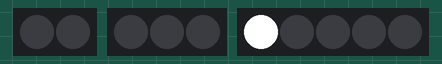
The sketch below on a simulated Arduino Uno, built with avr-gcc and run on an emulated ATmega328P. Shown: 2 RGB LEDs in strip order, left to right, 3 RGB LEDs in strip order, left to right, 5 RGB LEDs in strip order, left to right.

Above: at 2.11 s.
At 2.51 s:
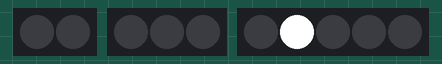
At 2.91 s:
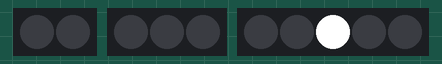
At 3.31 s:
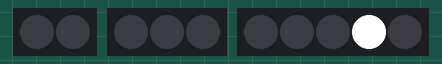
At 3.71 s:
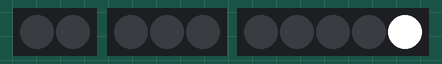
Timing chart, 0 to 40.0 s (numbered marks = the images above):
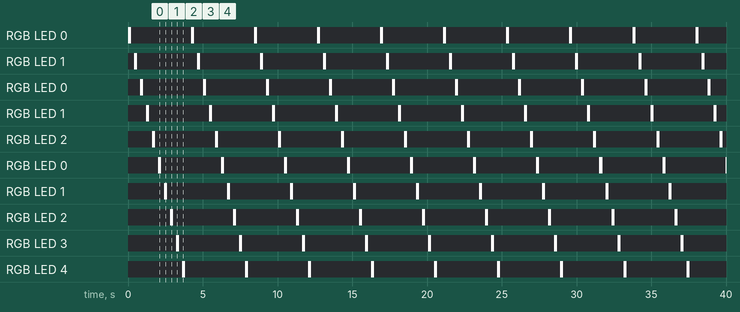

Measured:
- by itself, RGB LED 0, RGB LED 1, RGB LED 0–2, RGB LED 0–4: alternates RGB(255, 255, 255) for 0.20 s and off for 4.0 s
- by itself, everything shown: repeats every 4.2 s, in 20 steps

The sketch:

sleeping-dragon-test.ino
```cpp
#include <FastLED.h>

// first strand
#define NUM_LEDS_1 2
#define DATA_PIN_1 10
// second strand
#define NUM_LEDS_2 3
#define DATA_PIN_2 11
// third strand
#define NUM_LEDS_3 5
#define DATA_PIN_3 12

#define DELAY_VALUE 200

CRGB leds1[NUM_LEDS_1];
CRGB leds2[NUM_LEDS_2];
CRGB leds3[NUM_LEDS_3];

void setup() {
  FastLED.addLeds<NEOPIXEL, DATA_PIN_1>(leds1, NUM_LEDS_1);
  FastLED.addLeds<NEOPIXEL, DATA_PIN_2>(leds2, NUM_LEDS_2);
  FastLED.addLeds<NEOPIXEL, DATA_PIN_3>(leds3, NUM_LEDS_3);
}

void loop() {
  FastLED.clear();  // clear all pixel data
  exerciseStrand(leds1, NUM_LEDS_1);
  exerciseStrand(leds2, NUM_LEDS_2);
  exerciseStrand(leds3, NUM_LEDS_3);
  delay(DELAY_VALUE);
}

void exerciseStrand(CRGB leds[], int numLEDs) {
  for (int i = 0; i < numLEDs; i++) {
    leds[i] = CRGB::White;
    FastLED.show();
    delay(DELAY_VALUE);
    leds[i] = CRGB::Black;
    FastLED.show();
    delay(DELAY_VALUE);
  }
}
```
